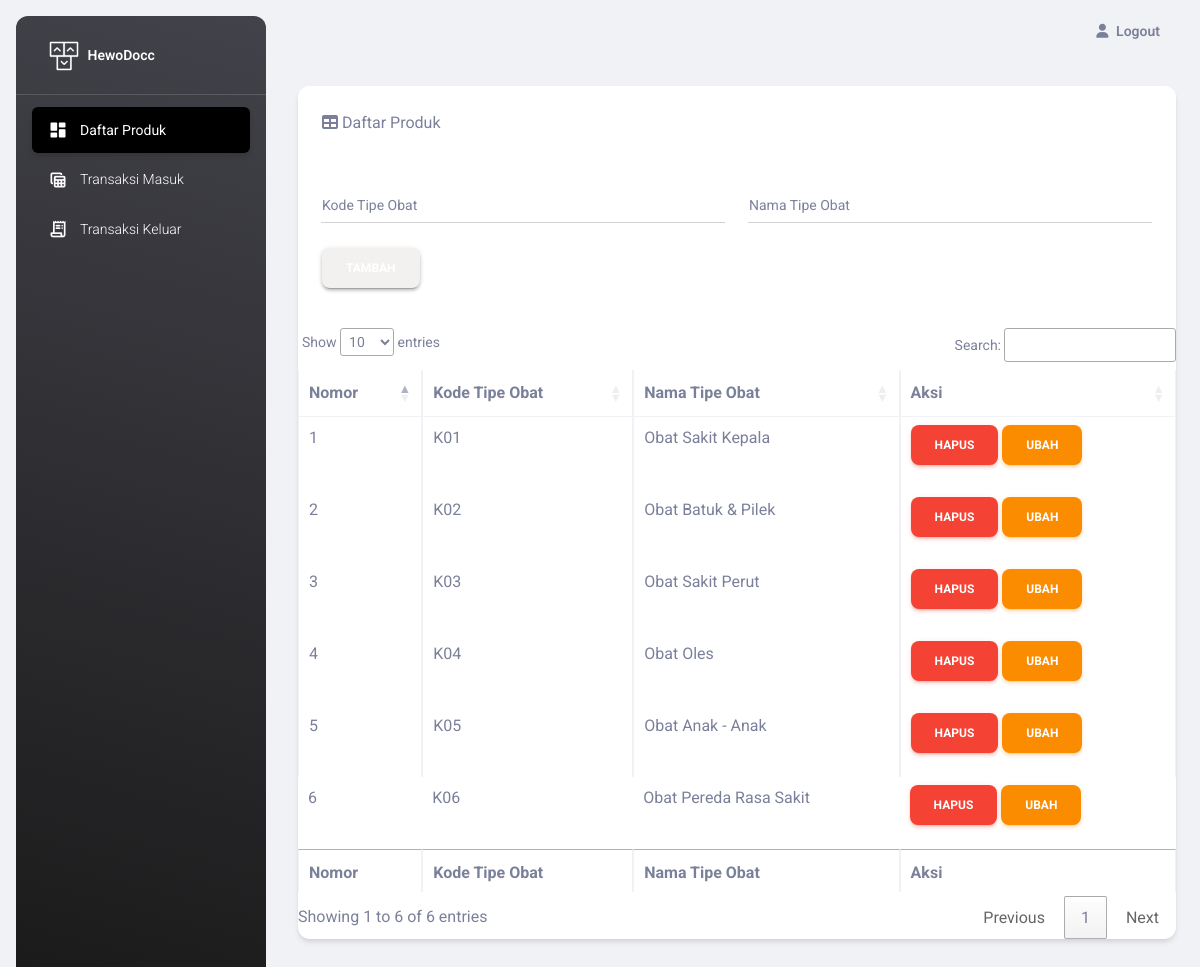
/pages/TipeProduk/index.php, run on the app's committed database.
### tables this page shows
CREATE TABLE `typeproduk` (
  `idType` varchar(11) NOT NULL,
  `nama` varchar(50) NOT NULL
);

### pages/TipeProduk/index.php (the view, shortened to what this page needs)
<?php
require '../fungsiadmin.php';
$sql = "SELECT * FROM typeproduk";
$query = mysqli_query($conn, $sql);
?>
<!DOCTYPE html>
<html lang="en">
<head>
  <link href="../../assets/css/nucleo-icons.css" rel="stylesheet" />
  <link href="../../assets/css/nucleo-svg.css" rel="stylesheet" />
  <link id="pagestyle" href="../../assets/css/material-dashboard.css?" rel="stylesheet" />
  <link rel="stylesheet" type="text/css" href="https://cdn.datatables.net/1.11.3/css/jquery.dataTables.css">
</head>
<body class="g-sidenav-show  bg-gray-200">
  <aside
    class="sidenav navbar navbar-vertical navbar-expand-xs border-0 border-radius-xl my-3 fixed-start ms-3   bg-gradient-dark"
    id="sidenav-main">
    <div class="sidenav-header">
      <a class="navbar-brand m-0" href="#" target="_blank">
        <img src="../../assets/img/logo-ct.png" class="navbar-brand-img h-100" alt="main_logo">
        <span class="ms-1 font-weight-bold text-white">HewoDocc</span>
      </a>
    </div>
    <hr class="horizontal light mt-0 mb-2">
    <div class="collapse navbar-collapse  w-auto  max-height-vh-100" id="sidenav-collapse-main">
      <ul class="navbar-nav">
        <li class="nav-item">
          <a class="nav-link text-white active bg-gradient-primary" href="../pages/dbAdmin.php">
            <div class="text-white text-center me-2 d-flex align-items-center justify-content-center">
              <i class="material-icons opacity-10">dashboard</i>
            </div>
            <span class="nav-link-text ms-1">Daftar Produk</span>
          </a>
        </li>
        <li class="nav-item">
          <a class="nav-link text-white " href="../pages/masuk.php">
            <div class="text-white text-center me-2 d-flex align-items-center justify-content-center">
              <i class="material-icons opacity-10">table_view</i>
            </div>
            <span class="nav-link-text ms-1">Transaksi Masuk</span>
          </a>
        </li>
        <li class="nav-item">
          <a class="nav-link text-white " href="../pages/keluar.php">
            <div class="text-white text-center me-2 d-flex align-items-center justify-content-center">
              <i class="material-icons opacity-10">receipt_long</i>
            </div>
            <span class="nav-link-text ms-1">Transaksi Keluar</span>
          </a>
        </li>
      </ul>
    </div>
  </aside>
  <main class="main-content position-relative max-height-vh-100 h-100 border-radius-lg ">
    <nav class="navbar navbar-main navbar-expand-lg px-0 mx-4 shadow-none border-radius-xl" id="navbarBlur"
      navbar-scroll="true">
      <div class="container-fluid py-1 px-3">
        <div class="collapse navbar-collapse mt-sm-0 mt-2 me-md-0 me-sm-4" id="navbar">
          <ul class="navbar-nav  justify-content-end">
            <li class="nav-item d-flex align-items-center">
              <a href="logoutAdmin.php" href="javascript:;" class="nav-link text-body font-weight-bold px-0">
                <i class="fa fa-user me-sm-1"></i>
                <span class="d-sm-inline d-none">Logout</span>
              </a>
            </li>
          </ul>
        </div>
      </div>
    </nav>
    <div class="container-fluid py-4">
      <div class="card mb-4">
        <div class="card-header">
          <i class="fas fa-table mr-1"></i>
          Daftar Produk
        </div>
        <div class="card-body">
          <form action='tambah.php' method='POST'>
            <div class="form-grop row">
              <div class="col">
                <div class="input-group input-group-dynamic mb-4 col-xs-2">
                  <label class="form-label">Kode Tipe Obat</label>
                  <input type="text" name='kode' class="form-control" required>
                </div>
              </div>
              <div class="col">
                <div class="input-group input-group-dynamic mb-4 col-xs-2">
                  <label class='form-label'>Nama Tipe Obat</label>
                  <input type="text" name='nama' class="form-control" required>
                </div>
              </div>
            </div>
            <button type="submit" class="btn btn-primary">Tambah</button>
          </form>
        </div>
        <div class="table-responsive">
          <table class="table table-bordered" id="dataTable" width="100%" cellspacing="0">
            <thead>
              <tr>
                <th>Nomor</th>
                <th>Kode Tipe Obat</th>
                <th>Nama Tipe Obat</th>
                <th>Aksi</th>
              </tr>
            </thead>
            <tfoot>
              <tr>
                <th>Nomor</th>
                <th>Kode Tipe Obat</th>
                <th>Nama Tipe Obat</th>
                <th>Aksi</th>
              </tr>
            </tfoot>
            <tbody>
              <?php $a = 1; while($data = mysqli_fetch_array($query)): ?>
              <tr>
                <td><?= $a++ ?></td>
                <td><?= $data['idType'] ?></td>
                <td><?= $data['nama'] ?></td>
                <td>
                  <a href="delete.php?id=<?=$data['idType']?>" class='btn btn-danger'>Hapus</a>
                  <a href="" class='btn btn-warning'>Ubah</a>
                </td>
              </tr>
              <?php endwhile; ?>
            </tbody>
          </table>
        </div>
      </div>
    </div>
  </main>
</body>
</html>

### data on the page
typeproduk: idType "K01", nama "Obat Sakit Kepala"
typeproduk: idType "K02", nama "Obat Batuk & Pilek"
typeproduk: idType "K03", nama "Obat Sakit Perut"
typeproduk: idType "K04", nama "Obat Oles"
typeproduk: idType "K05", nama "Obat Anak - Anak"
typeproduk: idType "K06", nama "Obat Pereda Rasa Sakit"
